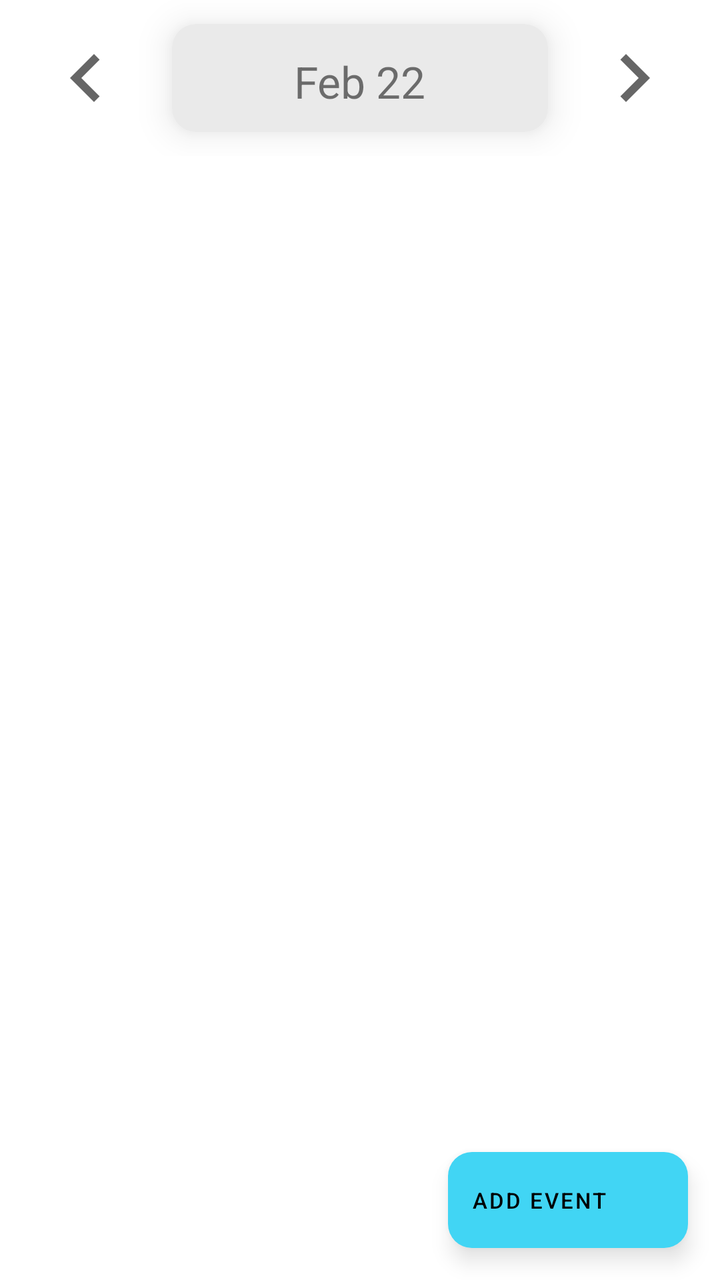
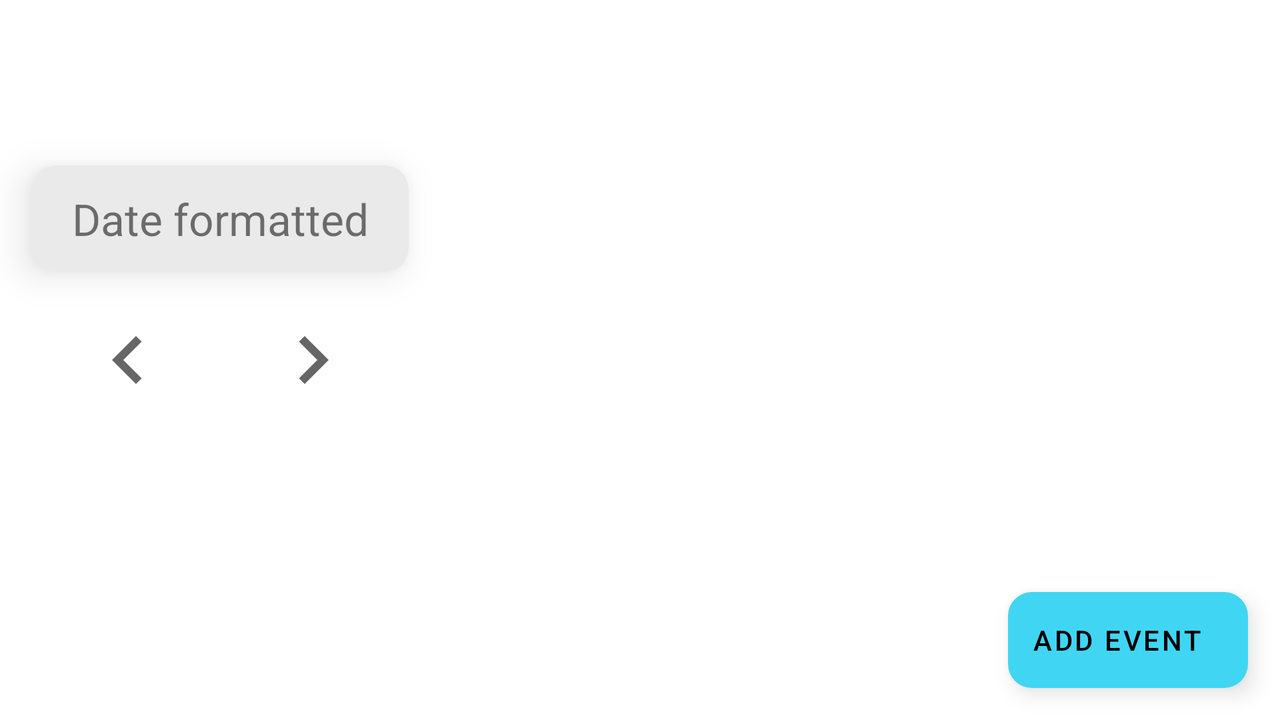

The same Android screen from two of the app's own layout files: first res/layout/ as a phone draws it, then the repository's variant for another configuration, drawn on a device whose configuration selects that folder. Both files follow.
<!-- AndroidManifest.xml: application theme Theme.ScheduleNotes -->
<!-- res/layout/schedule_fragment.xml -->
<?xml version="1.0" encoding="utf-8"?>
<androidx.coordinatorlayout.widget.CoordinatorLayout xmlns:android="http://schemas.android.com/apk/res/android"
    xmlns:app="http://schemas.android.com/apk/res-auto"
    xmlns:tools="http://schemas.android.com/tools"
    android:layout_width="match_parent"
    android:layout_height="match_parent"
    tools:context=".ui.schedule.ScheduleFragment">

    <LinearLayout
        android:layout_width="match_parent"
        android:layout_height="match_parent"
        android:orientation="vertical">

        <LinearLayout
            android:layout_width="match_parent"
            android:layout_height="wrap_content"
            android:layout_marginHorizontal="@dimen/page_margin">

            <ImageButton
                android:id="@+id/previous_date_btn"
                android:layout_width="54dp"
                android:layout_height="54dp"
                android:layout_gravity="left|center_vertical"
                android:background="@android:color/transparent"
                android:contentDescription="@string/prev_date_btn_description"
                android:foreground="?android:attr/selectableItemBackground"
                android:src="@drawable/ic_navigate_before_48"
                tools:ignore="RtlHardcoded" />

            <androidx.cardview.widget.CardView
                android:id="@+id/calendar_btn_card"
                android:layout_width="0dp"
                android:layout_height="54dp"
                android:layout_gravity="center"
                android:layout_marginHorizontal="@dimen/page_margin"
                android:layout_marginVertical="12dp"
                android:layout_weight="1"
                android:clickable="true"
                android:contentDescription="@string/selected_date_btn_description"
                android:focusable="true"
                android:foreground="?android:attr/selectableItemBackground"
                android:outlineAmbientShadowColor="@color/shadow_color"
                android:outlineSpotShadowColor="@color/shadow_color"
                app:cardBackgroundColor="@color/neutral_button"
                app:cardCornerRadius="@dimen/corner_radius"
                app:cardElevation="@dimen/elevation">

                <TextView
                    android:id="@+id/calendar_btn_text"
                    android:layout_width="wrap_content"
                    android:layout_height="wrap_content"
                    android:layout_gravity="center"
                    android:layout_marginHorizontal="20dp"
                    android:layout_marginVertical="14dp"
                    android:textSize="22sp"
                    tools:text="Feb 22" />

            </androidx.cardview.widget.CardView>

            <ImageButton
                android:id="@+id/next_date_btn"
                android:layout_width="54dp"
                android:layout_height="54dp"
                android:layout_gravity="right|center_vertical"
                android:background="@android:color/transparent"
                android:contentDescription="@string/next_date_btn_description"
                android:foreground="?android:attr/selectableItemBackground"
                android:src="@drawable/ic_navigate_next_48"
                tools:ignore="RtlHardcoded" />

        </LinearLayout>

        <include
            android:id="@+id/included_list"
            layout="@layout/schedule_list" />

    </LinearLayout>

    <com.google.android.material.floatingactionbutton.ExtendedFloatingActionButton
        android:id="@+id/add_event_fab"
        android:layout_width="wrap_content"
        android:layout_height="wrap_content"
        android:layout_gravity="end|bottom"
        android:layout_margin="@dimen/page_margin"
        android:outlineAmbientShadowColor="@color/shadow_color"
        android:outlineSpotShadowColor="@color/shadow_color"
        android:text="@string/add_event_fab"
        android:textSize="11sp"
        app:icon="@drawable/ic_add_24"
        app:shapeAppearanceOverlay="@style/ShapeAppearanceOverlayExtendedFab" />

</androidx.coordinatorlayout.widget.CoordinatorLayout>
<!-- res/layout/schedule_list.xml (included above) -->
<?xml version="1.0" encoding="utf-8"?>
<FrameLayout xmlns:android="http://schemas.android.com/apk/res/android"
    xmlns:tools="http://schemas.android.com/tools"
    android:layout_width="match_parent"
    android:layout_height="match_parent">

    <androidx.recyclerview.widget.RecyclerView
        android:id="@+id/schedule_list"
        android:layout_width="match_parent"
        android:layout_height="match_parent"
        android:scrollbars="vertical"
        tools:listitem="@layout/schedule_list_item" />

</FrameLayout>
<!-- res/layout/schedule_list_item.xml (included above) -->
<?xml version="1.0" encoding="utf-8"?>
<androidx.cardview.widget.CardView xmlns:android="http://schemas.android.com/apk/res/android"
    xmlns:app="http://schemas.android.com/apk/res-auto"
    xmlns:tools="http://schemas.android.com/tools"
    android:id="@+id/schedule_list_item_card"
    android:layout_width="match_parent"
    android:layout_height="wrap_content"
    android:layout_marginHorizontal="@dimen/page_margin"
    android:layout_marginVertical="8dp"
    android:clickable="true"
    android:focusable="true"
    android:foreground="?android:attr/selectableItemBackground"
    android:hapticFeedbackEnabled="true"
    android:longClickable="true"
    android:outlineAmbientShadowColor="@color/shadow_color"
    android:outlineSpotShadowColor="@color/shadow_color"
    app:cardCornerRadius="@dimen/corner_radius"
    app:cardElevation="@dimen/elevation"
    tools:cardBackgroundColor="@color/colorAccent">

    <LinearLayout
        android:layout_width="match_parent"
        android:layout_height="wrap_content"
        android:gravity="start|center_vertical"
        android:orientation="horizontal"
        android:paddingHorizontal="20dp"
        android:paddingVertical="14dp">

        <LinearLayout
            android:layout_width="wrap_content"
            android:layout_height="wrap_content"
            android:orientation="vertical">

            <TextView
                android:id="@+id/event_start_time"
                android:layout_width="wrap_content"
                android:layout_height="wrap_content"
                android:textSize="16sp"
                tools:text="1:00 PM" />

            <TextView
                android:id="@+id/event_end_time"
                android:layout_width="wrap_content"
                android:layout_height="wrap_content"
                android:textSize="16sp"
                tools:text="3:35 PM" />

        </LinearLayout>

        <TextView
            android:id="@+id/event_title"
            android:layout_width="wrap_content"
            android:layout_height="wrap_content"
            android:layout_marginStart="12dp"
            android:textSize="22sp"
            tools:text="Event title" />

    </LinearLayout>

</androidx.cardview.widget.CardView>
<!-- resources referenced by this layout -->
<resources>
  <color name="colorAccent">#41D5F4</color>
  <color name="neutral_button">@color/category_gray</color>
  <color name="shadow_color">#646464</color>
  <dimen name="corner_radius">12dp</dimen>
  <dimen name="elevation">10dp</dimen>
  <dimen name="page_margin">16dp</dimen>
  <!-- drawable ic_navigate_before_48 (drawable) -->
  <vector android:autoMirrored="true" android:height="48dp"
      android:tint="?attr/colorControlNormal" android:viewportHeight="24"
      android:viewportWidth="24" android:width="48dp" xmlns:android="http://schemas.android.com/apk/res/android">
      <path android:fillColor="@android:color/white" android:pathData="M15.41,7.41L14,6l-6,6 6,6 1.41,-1.41L10.83,12z"/>
  </vector>
  <!-- drawable ic_navigate_next_48 (drawable) -->
  <vector android:autoMirrored="true" android:height="48dp"
      android:tint="?attr/colorControlNormal" android:viewportHeight="24"
      android:viewportWidth="24" android:width="48dp" xmlns:android="http://schemas.android.com/apk/res/android">
      <path android:fillColor="@android:color/white" android:pathData="M10,6L8.59,7.41 13.17,12l-4.58,4.59L10,18l6,-6z"/>
  </vector>
  <string name="add_event_fab">Add event</string>
  <string name="next_date_btn_description">Next date</string>
  <string name="prev_date_btn_description">Previous date</string>
  <string name="selected_date_btn_description">Selected date. Click to open calendar</string>
  <style name="ShapeAppearanceOverlayExtendedFab" parent="">
          <item name="cornerFamily">rounded</item>
          <item name="cornerSize">@dimen/corner_radius</item>
      </style>
  <style name="Theme.ScheduleNotes" parent="Theme.MaterialComponents.DayNight.DarkActionBar">
          
          
          <item name="colorPrimary">@color/colorPrimary</item>
          
          <item name="colorPrimaryVariant">@color/colorPrimary</item>
          
          <item name="colorOnPrimary">@color/white</item>
          
          
          <item name="colorSecondary">@color/colorAccent</item>
          
          <item name="colorSecondaryVariant">@color/colorAccent</item>
          <item name="colorOnSecondary">@color/black</item>
          
          <item name="android:statusBarColor" tools:targetApi="l">?attr/colorPrimaryVariant</item>
          
          <item name="android:navigationBarColor">@color/navigationBar</item>
          
          
          <item name="snackbarStyle">@style/Widget.App.Snackbar</item>
          <item name="snackbarButtonStyle">@style/Widget.App.SnackbarButton</item>
      </style>
  <color name="category_gray">#EAEAEA</color>
  <color name="colorPrimary">#FF6544</color>
  <style name="Widget.App.Snackbar" parent="Widget.MaterialComponents.Snackbar">
          <item name="materialThemeOverlay">@style/ThemeOverlay.App.Snackbar</item>
          <item name="actionTextColorAlpha">1</item>
          <item name="animationMode">slide</item>
      </style>
  <style name="Widget.App.SnackbarButton" parent="Widget.MaterialComponents.Button.TextButton.Snackbar">
          <item name="android:textColor">@color/colorAccent</item>
      </style>
  <style name="ThemeOverlay.App.Snackbar" parent="">
          <item name="colorOnSurface">@color/colorPrimary</item>
      </style>
</resources>
<!-- res/layout-land/schedule_fragment.xml (the repository's variant of the layout above) -->
<!-- drawn on the phone turned sideways -->
<?xml version="1.0" encoding="utf-8"?>
<androidx.coordinatorlayout.widget.CoordinatorLayout xmlns:android="http://schemas.android.com/apk/res/android"
    xmlns:app="http://schemas.android.com/apk/res-auto"
    xmlns:tools="http://schemas.android.com/tools"
    android:id="@+id/schedule_fragment_root"
    android:layout_width="match_parent"
    android:layout_height="match_parent"
    tools:context=".ui.schedule.ScheduleFragment">

    <LinearLayout
        android:layout_width="match_parent"
        android:layout_height="match_parent"
        android:clipChildren="false"
        android:orientation="horizontal">

        <androidx.constraintlayout.widget.ConstraintLayout
            android:id="@+id/date_selection_area"
            android:layout_width="wrap_content"
            android:layout_height="match_parent"
            android:clipChildren="false">

            <androidx.cardview.widget.CardView
                android:id="@+id/calendar_btn_card"
                android:layout_width="wrap_content"
                android:layout_height="wrap_content"
                android:layout_marginHorizontal="@dimen/page_margin"
                android:clickable="true"
                android:contentDescription="@string/selected_date_btn_description"
                android:focusable="true"
                android:foreground="?android:attr/selectableItemBackground"
                android:hapticFeedbackEnabled="true"
                android:longClickable="true"
                android:outlineAmbientShadowColor="@color/shadow_color"
                android:outlineSpotShadowColor="@color/shadow_color"
                app:cardBackgroundColor="@color/neutral_button"
                app:cardCornerRadius="@dimen/corner_radius"
                app:cardElevation="@dimen/elevation"
                app:layout_constraintBottom_toBottomOf="parent"
                app:layout_constraintEnd_toEndOf="parent"
                app:layout_constraintStart_toStartOf="parent"
                app:layout_constraintTop_toTopOf="parent"
                app:layout_constraintVertical_bias="0.27">

                <TextView
                    android:id="@+id/calendar_btn_text"
                    android:layout_width="wrap_content"
                    android:layout_height="wrap_content"
                    android:layout_gravity="center"
                    android:layout_marginHorizontal="20dp"
                    android:layout_marginVertical="12dp"
                    android:textSize="22sp"
                    tools:text="Date formatted" />

            </androidx.cardview.widget.CardView>

            <ImageButton
                android:id="@+id/previous_date_btn"
                android:layout_width="wrap_content"
                android:layout_height="wrap_content"
                android:layout_marginTop="16dp"
                android:background="@android:color/transparent"
                android:contentDescription="@string/prev_date_btn_description"
                android:foreground="?android:attr/selectableItemBackground"
                android:padding="4dp"
                android:src="@drawable/ic_navigate_before_48"
                app:layout_constraintEnd_toStartOf="@+id/next_date_btn"
                app:layout_constraintStart_toStartOf="parent"
                app:layout_constraintTop_toBottomOf="@id/calendar_btn_card" />

            <ImageButton
                android:id="@+id/next_date_btn"
                android:layout_width="wrap_content"
                android:layout_height="wrap_content"
                android:layout_marginTop="16dp"
                android:background="@android:color/transparent"
                android:contentDescription="@string/next_date_btn_description"
                android:foreground="?android:attr/selectableItemBackground"
                android:padding="4dp"
                android:src="@drawable/ic_navigate_next_48"
                app:layout_constraintEnd_toEndOf="parent"
                app:layout_constraintStart_toEndOf="@+id/previous_date_btn"
                app:layout_constraintTop_toBottomOf="@id/calendar_btn_card" />

        </androidx.constraintlayout.widget.ConstraintLayout>

        <include
            android:id="@+id/included_list"
            layout="@layout/schedule_list" />

    </LinearLayout>

    <com.google.android.material.floatingactionbutton.ExtendedFloatingActionButton
        android:id="@+id/add_event_fab"
        android:layout_width="wrap_content"
        android:layout_height="wrap_content"
        android:layout_gravity="end|bottom"
        android:layout_margin="@dimen/page_margin"
        android:outlineAmbientShadowColor="@color/shadow_color"
        android:outlineSpotShadowColor="@color/shadow_color"
        android:text="@string/add_event_fab"
        app:icon="@drawable/ic_add_24"
        app:shapeAppearanceOverlay="@style/ShapeAppearanceOverlayExtendedFab" />

</androidx.coordinatorlayout.widget.CoordinatorLayout>
